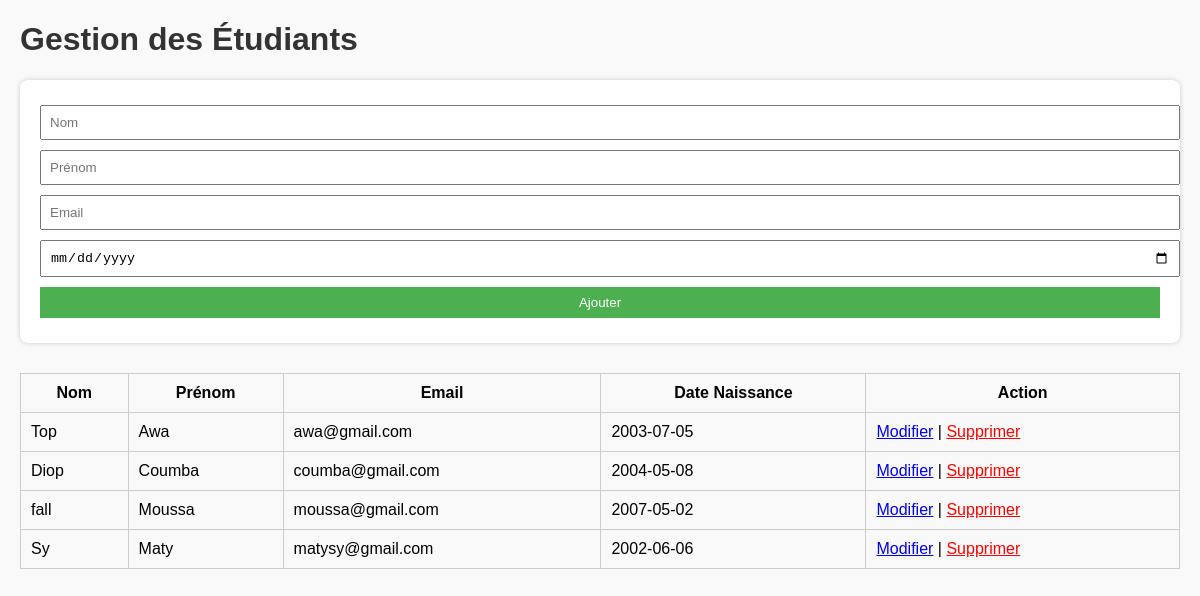
Screenshot of /etudiants.php with the database file from the repository.
### tables this page shows
CREATE TABLE `etudiants` (
  `id` int(11) NOT NULL,
  `nom` varchar(100) NOT NULL,
  `prenom` varchar(100) NOT NULL,
  `email` varchar(100) NOT NULL,
  `date_naissance` date NOT NULL
);

### etudiants.php (the view, shortened to what this page needs)
<?php
$pdo = new PDO("mysql:host=localhost;dbname=gestion_inscription;charset=utf8", "root", "");
$pdo->setAttribute(PDO::ATTR_ERRMODE, PDO::ERRMODE_EXCEPTION);
$etudiants = $pdo->query("SELECT * FROM etudiants ORDER BY id DESC")->fetchAll();
?>
<!DOCTYPE html>
<html lang="fr">
<head>
</head>
<body>
<h1>Gestion des Étudiants</h1>
<form method="post">
    <input type="text" name="nom" placeholder="Nom" required>
    <input type="text" name="prenom" placeholder="Prénom" required>
    <input type="email" name="email" placeholder="Email" required>
    <input type="date" name="date_naissance" required>
    <button type="submit" name="ajouter" class="btn">Ajouter</button>
</form>
<table>
    <thead>
        <tr>
            <th>Nom</th>
            <th>Prénom</th>
            <th>Email</th>
            <th>Date Naissance</th>
            <th>Action</th>
        </tr>
    </thead>
    <tbody>
        <?php foreach ($etudiants as $e): ?>
        <tr>
            <td><?= htmlspecialchars($e['nom']) ?></td>
            <td><?= htmlspecialchars($e['prenom']) ?></td>
            <td><?= htmlspecialchars($e['email']) ?></td>
            <td><?= htmlspecialchars($e['date_naissance']) ?></td>
            <td>
                <a href="modifier_etudiant.php?id=<?= $e['id'] ?>">Modifier</a> |
                <a href="?supprimer=<?= $e['id'] ?>" class="sup" onclick="return confirm('Supprimer cet étudiant ?')">Supprimer</a>
            </td>
        </tr>
        <?php endforeach; ?>
    </tbody>
</table>
</body>
</html>

### etudiants.php (style rules this page uses)
body { font-family: Arial; background: #f9f9f9; margin: 20px; }
h1 { color: #333; }
table { width: 100%; border-collapse: collapse; margin-top: 20px; }
th, td { padding: 10px; border: 1px solid #ccc; }
form { margin-bottom: 30px; background: #fff; padding: 20px; border-radius: 8px; box-shadow: 0 0 5px #ccc; }
input, button { padding: 8px; margin: 5px 0; width: 100%; }
.btn { background: #4CAF50; color: white; border: none; cursor: pointer; }
.sup { color: red; }

### rows the page displays
etudiants: nom "Top", prenom "Awa", email "awa@gmail.com", date_naissance "2003-07-05"
etudiants: nom "Diop", prenom "Coumba", email "coumba@gmail.com", date_naissance "2004-05-08"
etudiants: nom "fall", prenom "Moussa", email "moussa@gmail.com", date_naissance "2007-05-02"
etudiants: nom "Sy", prenom "Maty", email "matysy@gmail.com", date_naissance "2002-06-06"
